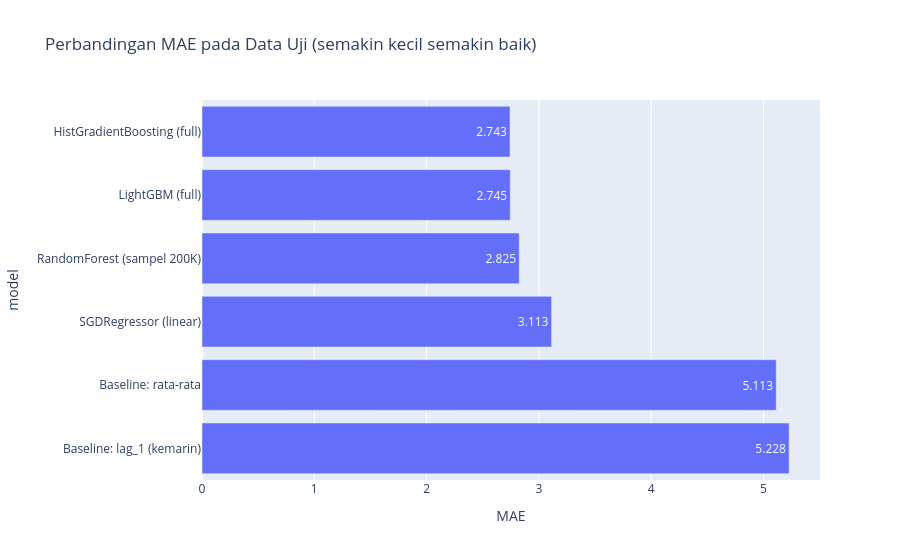

The notebook cell saved with this chart:
### Code cell
fig = px.bar(tabel_hasil.to_pandas(), x="MAE", y="model", orientation="h", text="MAE",
             title="Perbandingan MAE pada Data Uji (semakin kecil semakin baik)")
fig.update_layout(yaxis={"categoryorder": "total descending"})
fig.show()

### Figure 1 — Plotly figure (JSON) as saved in the notebook; plotly's stock layout.template omitted (floating-point values rounded to 4 significant figures)
{"data": [{"hovertemplate": "MAE=%{text}<br>model=%{y}<extra></extra>", "legendgroup": "", "marker": {"color": "#636efa", "pattern": {"shape": ""}}, "name": "", "orientation": "h", "showlegend": false, "text": [2.743, 2.745, 2.825, 3.113, 5.113, 5.228], "textposition": "auto", "type": "bar", "x": [2.743, 2.745, 2.825, 3.113, 5.113, 5.228], "xaxis": "x", "y": ["HistGradientBoosting (full)", "LightGBM (full)", "RandomForest (sampel 200K)", "SGDRegressor (linear)", "Baseline: rata-rata", "Baseline: lag_1 (kemarin)"], "yaxis": "y"}], "layout": {"barmode": "relative", "legend": {"tracegroupgap": 0}, "title": {"text": "Perbandingan MAE pada Data Uji (semakin kecil semakin baik)"}, "xaxis": {"anchor": "y", "domain": [0, 1], "title": {"text": "MAE"}}, "yaxis": {"anchor": "x", "categoryorder": "total descending", "domain": [0, 1], "title": {"text": "model"}}}}
